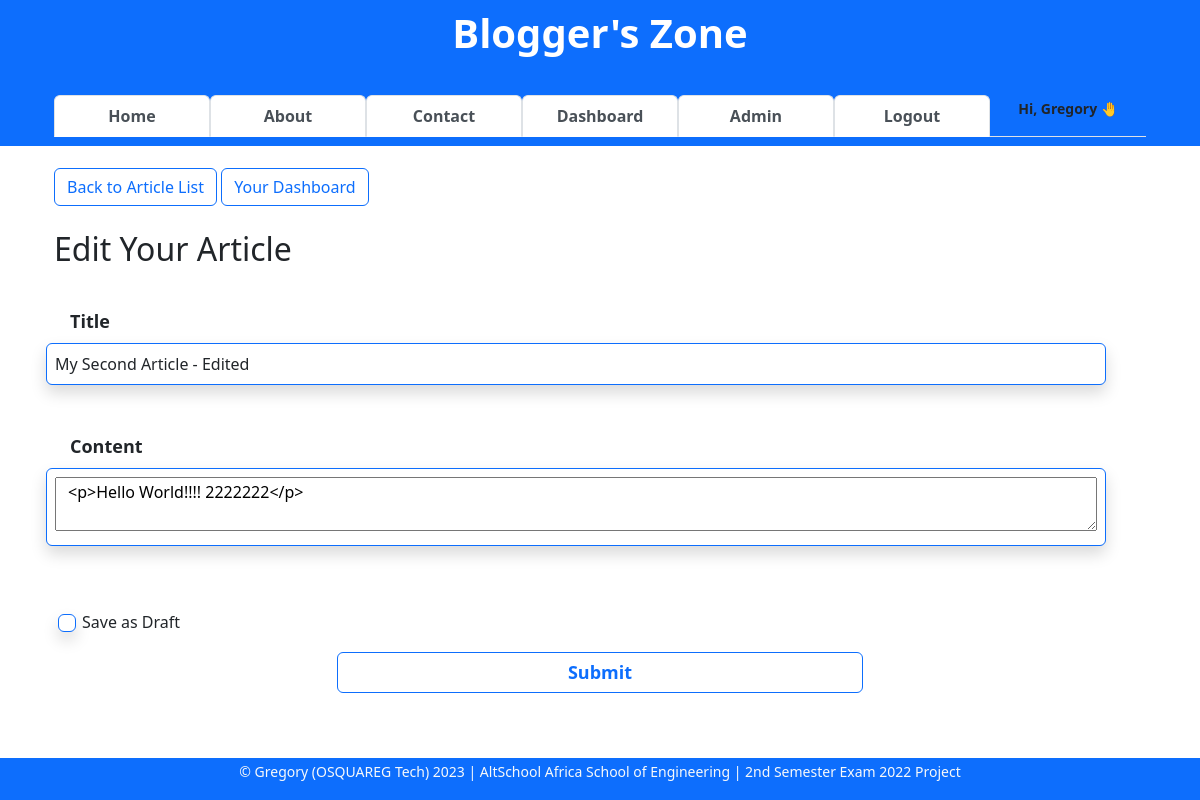
The app's page /article/edit/2 (signed in) with its own data.
### app/models.py (models this page shows, shortened)
class User(db.Model, UserMixin):
    __tablename__ = "users"
    id = db.Column(db.Integer, primary_key=True)
    firstname = db.Column(db.String(255), nullable=False)
    lastname = db.Column(db.String(255), nullable=False)
    username = db.Column(db.String(25), nullable=False, unique=True)
    email = db.Column(db.Text(150), nullable=False, unique=True)
    password_hash = db.Column(db.Text(255), nullable=False, unique=True)
    bio = db.Column(db.Text(), nullable=True)
    date_joined = db.Column(db.DateTime, default=datetime.utcnow)
    is_active = db.Column(db.Boolean, default=True)
    is_admin = db.Column(db.Boolean, default=False)
    profile_pic = db.Column(db.String(), nullable=True)
    last_updated_by = db.Column(db.String)
    last_updated_on = db.Column(db.DateTime, onupdate=datetime.utcnow)
    articles = db.relationship("Article", backref="author")
    comments = db.relationship("Comment", backref="commenter")
    article_likes = db.relationship("ArticleLike", backref="art_liker")
    comment_likes = db.relationship("CommentLike", backref="com_liker")

class Article(db.Model):
    __tablename__ = "articles"
    id = db.Column(db.Integer, primary_key=True)
    title = db.Column(db.String(255), nullable=False)
    content = db.Column(db.Text, nullable=False)
    slug = db.Column(db.String(255), nullable=True)
    date_posted = db.Column(db.DateTime, default=datetime.utcnow)
    is_draft = db.Column(db.Boolean, default=False, nullable=False)
    last_updated_on = db.Column(db.DateTime, onupdate=datetime.utcnow)
    last_updated_by = db.Column(db.String)
    is_deleted = db.Column(db.Boolean, default=False)
    author_id = db.Column(db.Integer, db.ForeignKey("users.id", ondelete="CASCADE"))
    comments = db.relationship("Comment", backref="articles")
    article_likes = db.relationship("ArticleLike", backref="articles")
    comment_likes = db.relationship("CommentLike", backref="articles")

### app/article/article.py (the view, shortened to what this page needs)
@blueprint.route("/edit/<int:id>", methods=["GET", "POST"])
@login_required
def edit(id):
    form = ArticleForm()
    article = Article.query.get_or_404(id)
    if current_user.id == article.author_id:
        form.title.data = article.title
        form.content.data = article.content
        form.is_draft.data = article.is_draft
    else:
        flash(f"You are not authorized to edit this article!")
        return redirect(url_for("article.view", id=article.id))
    context = {
        "form": form,
        "article": article,
    }
    return render_template("edit-article.html", **context)

### app/webforms.py
class ArticleForm(FlaskForm):
    title = StringField(label="Title", validators=[InputRequired(message="* Required")])
    content = CKEditorField(label="Content", validators=[InputRequired(message="* Required")])
    is_draft = BooleanField(label="Save as Draft", default=False)
    submit = SubmitField(label="Submit")

### app/main.py (called while the page is built)
@login_man.user_loader
def user_loader(id):
    return User.query.get(int(id))

### app/article/templates/edit-article.html (shortened to what this page needs)
{% extends 'base.html' %}
{% block content %}
<div class="container">
    <a href="/#all-articles-list" class="btn btn-outline-primary">Back to Article List</a>
    <a href="{{ url_for('user.dashboard', un=current_user.username) }}" class="btn btn-outline-primary">Your Dashboard</a>
    <br><br>
        <h2>Edit Your Article</h2>
        <br><br>
        <div class="container form-group">
            <form class="row g-3" action="{{ url_for('article.edit', id=article.id) }}" method="POST">
                <div class="row">
                    {{ form.title.label(class="form-label", style="font-weight:bold; font-size:18px") }}
                    {{ form.title(class="row form-control shadow p-2 mb-5 bg-body rounded border border-primary") }}
                </div>
                <div class="row">
                    {{ form.content.label(class="form-label", style="font-weight:bold; font-size:18px") }}
                    <div class="row form-control shadow p-2 mb-5 bg-body rounded border border-primary">
                        {{ form.content }}
                    </div>
                </div>
                <div class="form-check">
                    {{ form.is_draft.label(class="form-check-label", for="flexCheckDefault") }}
                    {{ form.is_draft(class="form-check-input shadow p-2 rounded border border-primary", type="checkbox", id="flexCheckDefault") }}
                </div>
                <div class="d-grid gap-2 col-6 mx-auto">
                    {{ form.submit(class="btn btn-outline-primary" , style="font-weight:bold; font-size:18px") }}
                </div>
            </form>
        </div>
    </div>
</div>
{% endblock content %}

### app/templates/base.html (shortened to what this page needs)
<!DOCTYPE html>
<html lang="en">
<head>
    <link rel="stylesheet" href="{{url_for('static',filename='css/tab-style.css')}}" type="text/css">
    <link rel="stylesheet" href="{{url_for('static', filename='css/ckeditor-styles.css')}}" type="text/css">
    <link href="https://cdn.jsdelivr.net/npm/bootstrap@5.2.2/dist/css/bootstrap.min.css" rel="stylesheet">
</head>
<body onload="openPage('Published', this, 'rgb(0, 89, 250)', 'white')">
    <nav class="navbar navbar-light fixed-top text-lg-center bg-primary border border-primary" >
        <div class="container container-sm">
            <div class="container">
                <a class="navbar-brand" href="{{url_for('general.index')}}">
                    <h1 class="text-white"><b>Blogger's Zone</b></h1>
                </a>
            </div>
            <div class="container">
                <ul class="nav navbar-dark nav-tabs nav-justified">
                    <li class="nav-item">
                        <a class="nav-link active" href="{{url_for('general.index')}}"><b>Home</b></a>
                    </li>
                    <li class="nav-item">
                        <a class="nav-link active" href="{{ url_for('general.about') }}"><b>About</b></a>
                    </li>
                    <li class="nav-item">
                        <a class="nav-link active" href="{{ url_for('general.message') }}"><b>Contact</b></a>
                    </li>
                    {% if current_user.is_authenticated %}
                    <li class="nav-item">
                        <a class="nav-link active" href="{{url_for('user.dashboard')}}"><b>Dashboard</b></a>
                    </li>
                    {% if current_user.is_admin %}
                    <li class="nav-item">
                        <a class="nav-link active" href="{{url_for('admin.admin', un=current_user.username)}}"><b>Admin</b></a>
                    </li>
                    {% endif %}
                    <li class="nav-item">
                        <a class="nav-link active" href="{{ url_for('auth.logout') }}"><b>Logout</b></a>
                    </li>
                    <li class="nav-item">
                        <small class="align-bottom"><b class="text-end">Hi, {{current_user.firstname}} 🤚</b></small>
                    </li>
                    {% endif %}
                </ul>
            </div>
        </div>
    </nav>
    <main>
        <div><br><br><br><br><br><br><br></div>
        <div class="container">
            {% block content %}
            {% endblock content %}
        <div><br><br><br></div>
    </main>
    <div class="text-md-center text-muted bg-primary border border-primary fixed-bottom">
        <footer>
            <p class="text-light">
                <small>
                    &copy Gregory (OSQUAREG Tech)
                    <script>document.write(new Date().getFullYear())</script> | AltSchool Africa School of Engineering | 2nd Semester Exam 2022 Project
                </small>
            </p>
        </footer>
    </div>
</body>
</html>

### app/static/css/tab-style.css (style rules this page uses)
a { text-decoration: none; }

### app/static/css/ckeditor-styles.css (style rules this page uses)
:root { --ck-color-image-caption-background: hsl(0, 0%, 97%); --ck-color-image-caption-text: hsl(0, 0%, 20%); --ck-color-mention-background: hsla(341, 100%, 30%, 0.1); --ck-color-mention-text: hsl(341, 100%, 30%); --ck-color-table-caption-background: hsl(0, 0%, 97%); --ck-color-table-caption-text: hsl(0, 0%, 20%); --ck-highlight-marker-blue: hsl(201, 97%, 72%); --ck-highlight-marker-green: hsl(120, 93%, 68%); --ck-highlight-marker-pink: hsl(345, 96%, 73%); --ck-highlight-marker-yellow: hsl(60, 97%, 73%); --ck-highlight-pen-green: hsl(112, 100%, 27%); --ck-highlight-pen-red: hsl(0, 85%, 49%); --ck-image-style-spacing: 1.5em; --ck-inline-image-style-spacing: calc(var(--ck-image-style-spacing) / 2); --ck-todo-list-checkmark-size: 16px; }

### records on screen
User: firstname "Gregory"
Article: title "My Second Article - Edited", content "<p>Hello World!!!! 2222222</p>"
